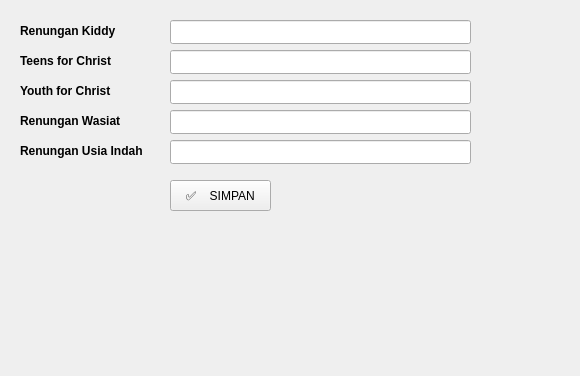
<?xml version="1.0" encoding="UTF-8"?>
<ui version="4.0">
 <class>Frame</class>
 <widget class="QFrame" name="Frame">
  <property name="geometry">
   <rect>
    <x>0</x>
    <y>0</y>
    <width>580</width>
    <height>376</height>
   </rect>
  </property>
  <property name="windowTitle">
   <string>Frame</string>
  </property>
  <widget class="QLabel" name="label">
   <property name="geometry">
    <rect>
     <x>20</x>
     <y>20</y>
     <width>111</width>
     <height>21</height>
    </rect>
   </property>
   <property name="font">
    <font>
     <weight>75</weight>
     <bold>true</bold>
    </font>
   </property>
   <property name="text">
    <string>Renungan Kiddy</string>
   </property>
  </widget>
  <widget class="QLineEdit" name="field_kiddy">
   <property name="geometry">
    <rect>
     <x>170</x>
     <y>20</y>
     <width>301</width>
     <height>24</height>
    </rect>
   </property>
  </widget>
  <widget class="QLineEdit" name="field_teens">
   <property name="geometry">
    <rect>
     <x>170</x>
     <y>50</y>
     <width>301</width>
     <height>24</height>
    </rect>
   </property>
  </widget>
  <widget class="QLabel" name="label_2">
   <property name="geometry">
    <rect>
     <x>20</x>
     <y>50</y>
     <width>111</width>
     <height>21</height>
    </rect>
   </property>
   <property name="font">
    <font>
     <weight>75</weight>
     <bold>true</bold>
    </font>
   </property>
   <property name="text">
    <string>Teens for Christ</string>
   </property>
  </widget>
  <widget class="QLineEdit" name="field_youth">
   <property name="geometry">
    <rect>
     <x>170</x>
     <y>80</y>
     <width>301</width>
     <height>24</height>
    </rect>
   </property>
  </widget>
  <widget class="QLabel" name="label_3">
   <property name="geometry">
    <rect>
     <x>20</x>
     <y>80</y>
     <width>111</width>
     <height>21</height>
    </rect>
   </property>
   <property name="font">
    <font>
     <weight>75</weight>
     <bold>true</bold>
    </font>
   </property>
   <property name="text">
    <string>Youth for Christ</string>
   </property>
  </widget>
  <widget class="QLineEdit" name="field_wasiat">
   <property name="geometry">
    <rect>
     <x>170</x>
     <y>110</y>
     <width>301</width>
     <height>24</height>
    </rect>
   </property>
  </widget>
  <widget class="QLabel" name="label_4">
   <property name="geometry">
    <rect>
     <x>20</x>
     <y>110</y>
     <width>111</width>
     <height>21</height>
    </rect>
   </property>
   <property name="font">
    <font>
     <weight>75</weight>
     <bold>true</bold>
    </font>
   </property>
   <property name="text">
    <string>Renungan Wasiat</string>
   </property>
  </widget>
  <widget class="QLabel" name="label_5">
   <property name="geometry">
    <rect>
     <x>20</x>
     <y>140</y>
     <width>141</width>
     <height>21</height>
    </rect>
   </property>
   <property name="font">
    <font>
     <weight>75</weight>
     <bold>true</bold>
    </font>
   </property>
   <property name="text">
    <string>Renungan Usia Indah</string>
   </property>
  </widget>
  <widget class="QLineEdit" name="field_lansia">
   <property name="geometry">
    <rect>
     <x>170</x>
     <y>140</y>
     <width>301</width>
     <height>24</height>
    </rect>
   </property>
  </widget>
  <widget class="QPushButton" name="btn_save">
   <property name="geometry">
    <rect>
     <x>170</x>
     <y>180</y>
     <width>101</width>
     <height>31</height>
    </rect>
   </property>
   <property name="text">
    <string>✅    SIMPAN</string>
   </property>
  </widget>
 </widget>
 <resources/>
 <connections/>
</ui>
